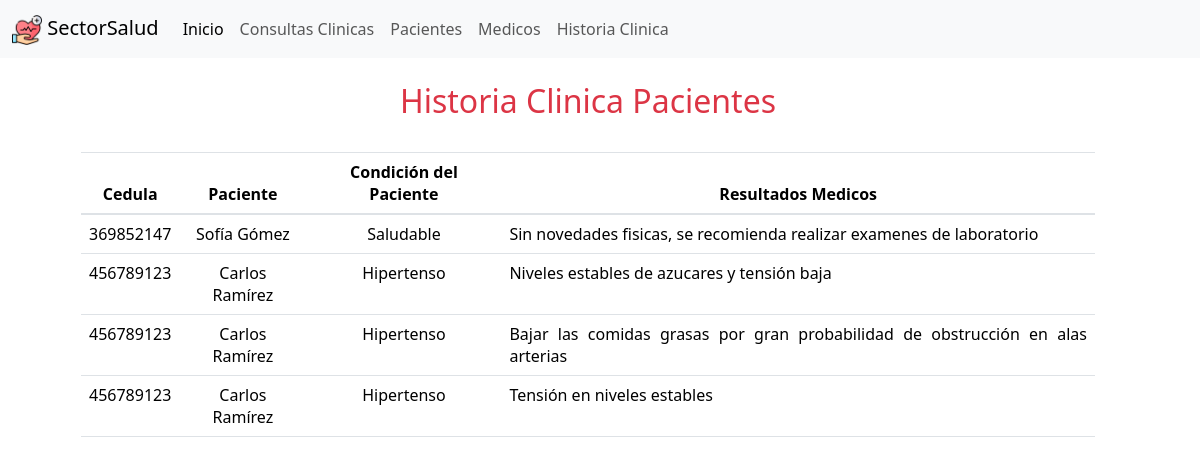
The app's page /SoftwareSalud/views/historiaClinica.php with its own data.
### tables this page shows
CREATE TABLE HistorialMedico(
	ID_HistoriaClinica int primary key auto_increment NOT NULL,
    ID_Paciente int NOT NULL,
	CondicionMedica longtext NULL,
    ResultadoMedico longtext NULL,
	constraint FK_ID_PacienteHM foreign key(ID_Paciente) references Paciente(ID_Paciente)
);

CREATE TABLE Paciente(
	ID_Paciente int primary key NOT NULL,
	Nombre longtext NOT NULL,
    Fecha_Nacimiento date NOT NULL,
	Genero varchar(15) NOT NULL,
	Direccion varchar(90) NOT NULL,
    Telefono varchar (15) NOT NULL
);

### SoftwareSalud/views/historiaClinica.php (the view, shortened to what this page needs)
<?php
    require_once '../model/conexion.php';
    require_once 'menu.php';
?>
<!DOCTYPE html>
<html lang="es">
<head>
    <link rel="stylesheet" href="https://cdnjs.cloudflare.com/ajax/libs/twitter-bootstrap/4.5.2/css/bootstrap.css">
    <link rel="stylesheet" href="https://cdn.datatables.net/2.0.5/css/dataTables.bootstrap4.css">
    <link href="https://cdn.jsdelivr.net/npm/bootstrap@5.3.2/dist/css/bootstrap.min.css" rel="stylesheet">
</head>
<body>
    <div class="container text-center">
        <div class="row m-4">
            <div class="col">
                <div class="row col mb-4">
                    <h2 class="text-danger">Historia Clinica Pacientes</h2>
                </div>
                <div class="row col-12">
                    <table id="tableHistoria" class="table">
                        <thead>
                            <tr class="text-center">
                            <th scope="col" class="text-center">Cedula</th>
                            <th scope="col" class="text-center">Paciente</th>
                            <th scope="col" class="text-center">Condición del Paciente</th>
                            <th scope="col" class="text-center">Resultados Medicos</th>
                            </tr>
                        </thead>
                        <tbody>
                        <?php
                            $sql= $conexion->query("select HM.*,P.Nombre AS paciente
                            from HistorialMedico HM INNER JOIN Paciente P ON HM.ID_Paciente=P.ID_Paciente
                            where HM.CondicionMedica<>'' AND HM.ResultadoMedico<>'' ORDER BY ID_HistoriaClinica DESC
                            ");
                            $historias = $sql->fetchAll(PDO::FETCH_OBJ);
                            foreach($historias as $historia){
                        ?>
                            <tr>
                            <td scope="row" class="text-center"><?php echo $historia->ID_Paciente;?></td>
                            <td scope="row" class="text-center"><?php echo $historia->paciente;?></td>
                            <td scope="row" class="text-center"><?php echo $historia->CondicionMedica;?></td>
                            <td scope="row" class="text-justify"><?php echo $historia->ResultadoMedico;?></td>
                            </tr>
                        <?php }?>
                        </tbody>
                    </table>
                </div>
            </div>
        </div>
    </div>
</body>
</html>

### records on screen
historialmedico: ID_Paciente "369852147", ID_Paciente.Nombre "Sofía Gómez", CondicionMedica "Saludable", ResultadoMedico "Sin novedades fisicas, se recomienda realizar examenes de laboratorio"
historialmedico: ID_Paciente "456789123", ID_Paciente.Nombre "Carlos Ramírez", CondicionMedica "Hipertenso", ResultadoMedico "Niveles estables de azucares y tensión baja"
historialmedico: ID_Paciente "456789123", ID_Paciente.Nombre "Carlos Ramírez", CondicionMedica "Hipertenso", ResultadoMedico "Bajar las comidas grasas por gran probabilidad de obstrucción en alas arterias"
historialmedico: ID_Paciente "456789123", ID_Paciente.Nombre "Carlos Ramírez", CondicionMedica "Hipertenso", ResultadoMedico "Tensión en niveles estables"
